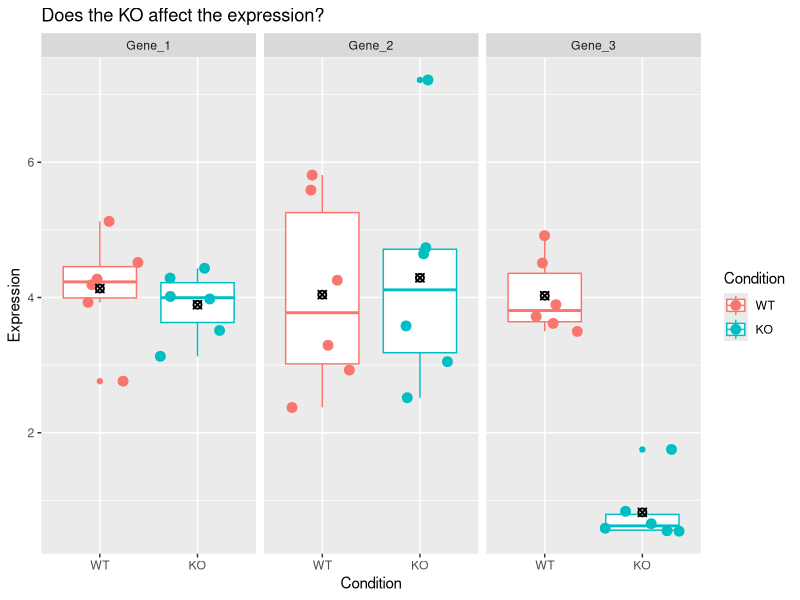
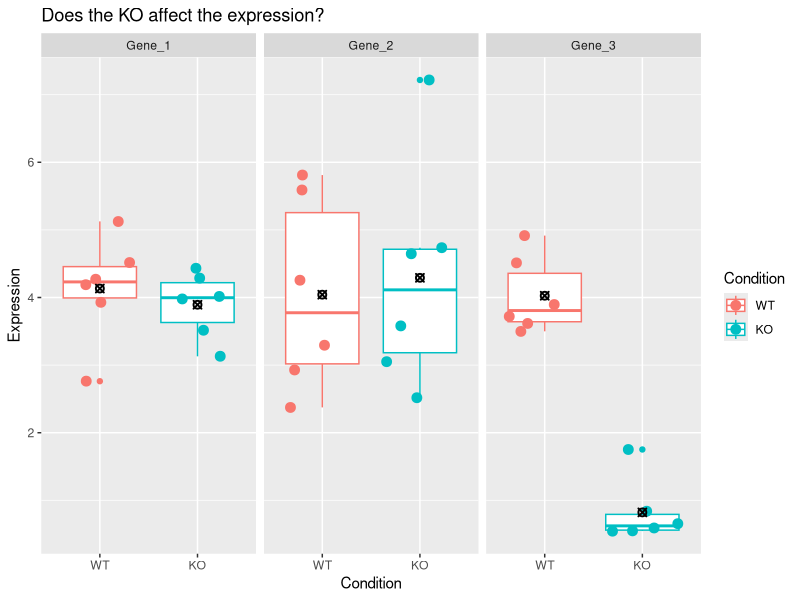
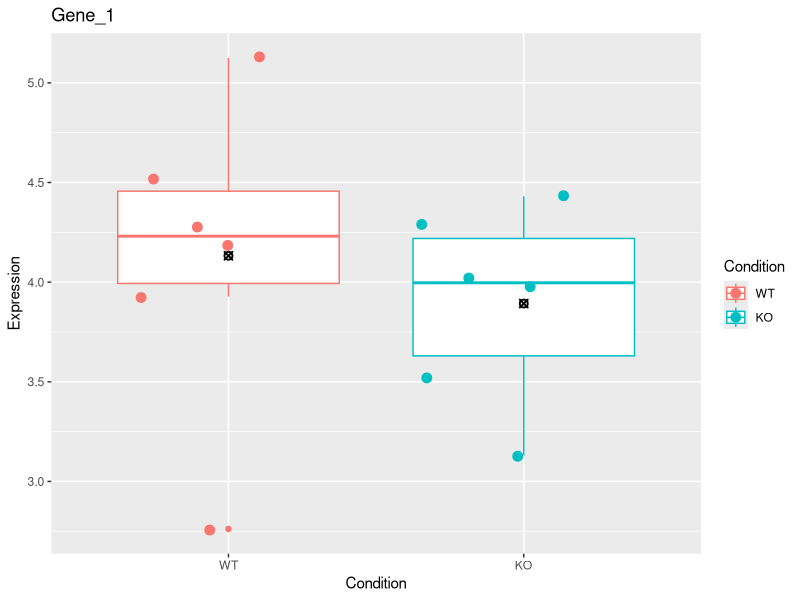
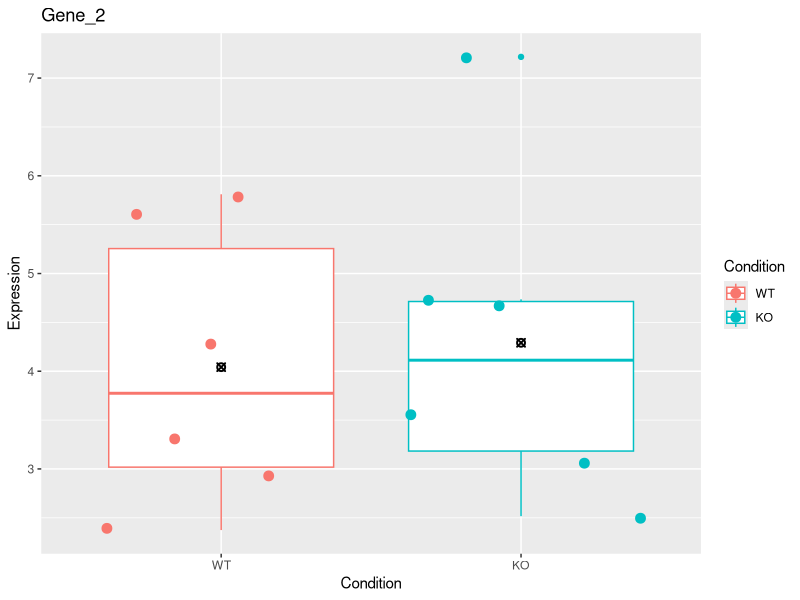
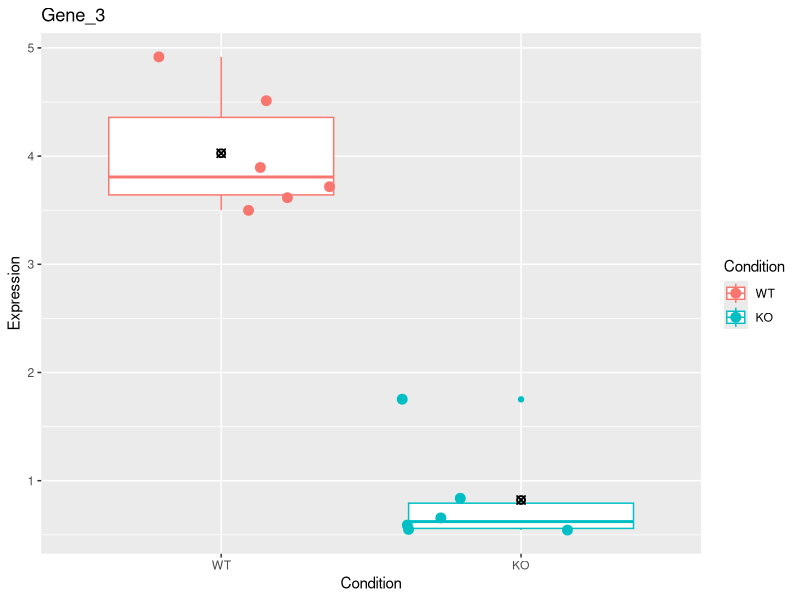

Write R code to recreate these figures, in order.
library(tidyverse)

setwd('~/Projects/2022-11-14-umich-rnaseq-demystified')

expr = data.frame(X1 = rnorm(n = 6, mean = 4, sd = 0.5),
                  X2 = rnorm(n = 6, mean = 4, sd = 0.5),
                  X3 = rnorm(n = 6, mean = 4.5, sd = 1.5),
                  X4 = rnorm(n = 6, mean = 4, sd = 1.5),
                  X5 = rnorm(n = 6, mean = 4, sd = 0.5),
                  X6 = rnorm(n = 6, mean = 1, sd = 0.5))

expr_mat = t(expr)
colnames(expr_mat) = paste('Sample', 1:6, sep = '_')

df = data.frame(
    Condition = factor(c('WT','KO','WT','KO','WT','KO'), levels = c('WT', 'KO')),
    Gene = c('Gene_1', 'Gene_1', 'Gene_2', 'Gene_2', 'Gene_3', 'Gene_3')
)

df = bind_cols(df, expr_mat)

long_df = pivot_longer(df, -c(Condition, Gene), names_to = 'Sample', values_to = 'Expression')

combined_plot = ggplot(long_df, aes(x = Condition, y = Expression, color = Condition)) + 
    geom_boxplot() + geom_jitter(size = 3) + facet_grid(. ~ Gene) +
    ggtitle('Does the KO affect the expression?') + stat_summary(fun = 'mean', color = 'black', shape = 13)
combined_plot
ggsave(filename = 'source/images/Module10_stat_plot.png', plot = combined_plot, height = 4, width = 6, units = 'in', dpi = 300)

for(gene in c('Gene_1', 'Gene_2', 'Gene_3')) {
    plot = ggplot(long_df %>% filter(Gene == gene), aes(x = Condition, y = Expression, color = Condition)) +
        geom_boxplot() + geom_jitter(size = 3) + ggtitle(gene) + stat_summary(fun = 'mean', color = 'black', shape = 13)
    plot
    
    plot_file = sprintf('source/images/Module10_stat_plot_%s.png', gene)
    ggsave(filename = plot_file, plot = plot, height = 4, width = 3, units = 'in', dpi = 300)
}

